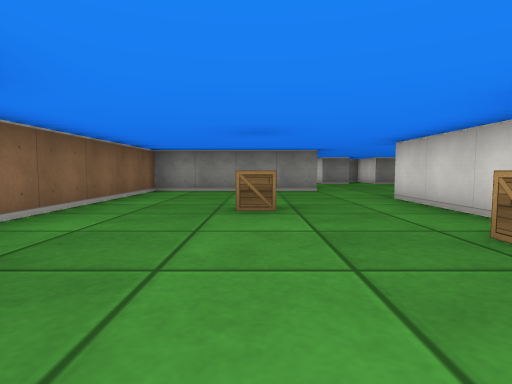
View 1 (above)

16 first-person views from a walk through a cub3D ray-caster map. The camera is about half as high as the walls, tilts 4° down and sees 80° across. The floor is counted in squares. Each view is taken from the middle of a square. On the plan, view 1 faces up. The plan holds only what a view shows up to about 9 squares ahead; the rest is blank.

View 2
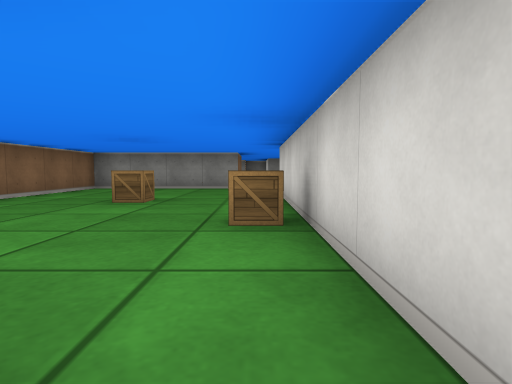

View 3
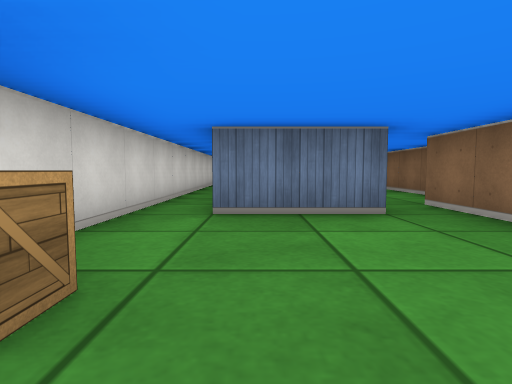

View 4
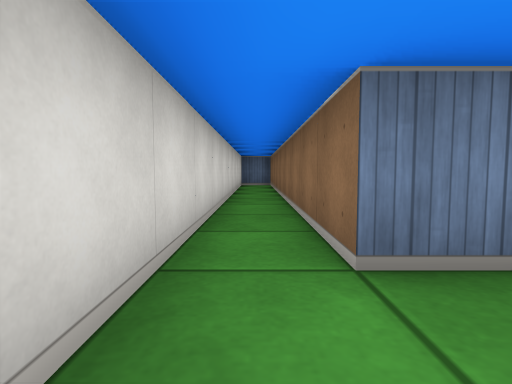

View 5
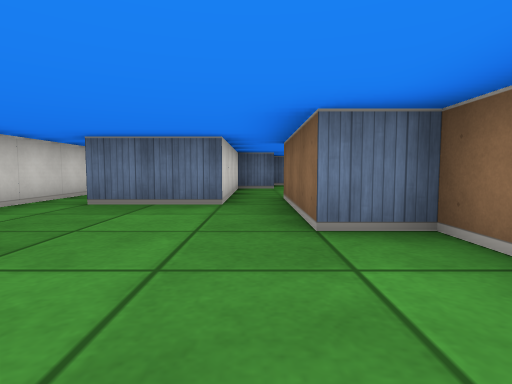

View 6
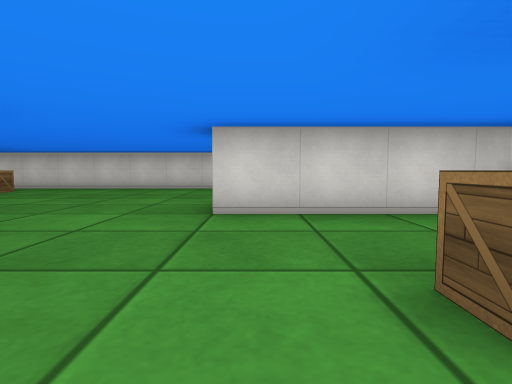

View 7
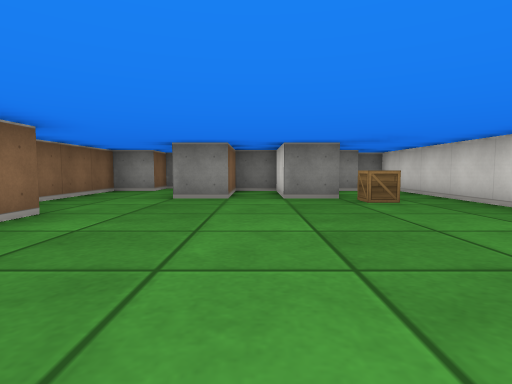

View 8
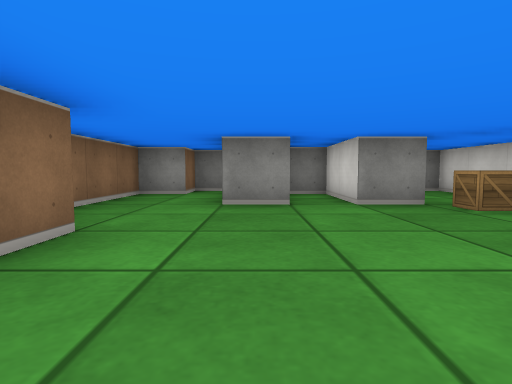

View 9
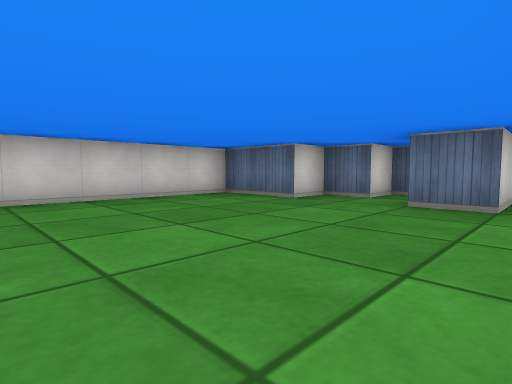

View 10
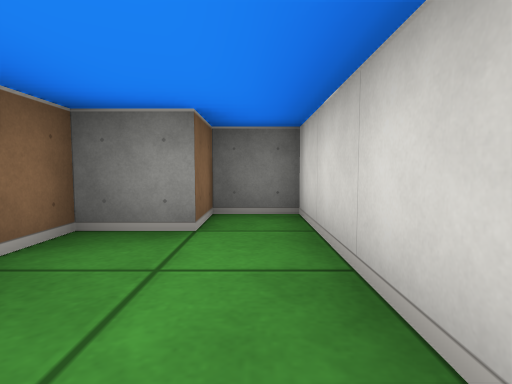

View 11
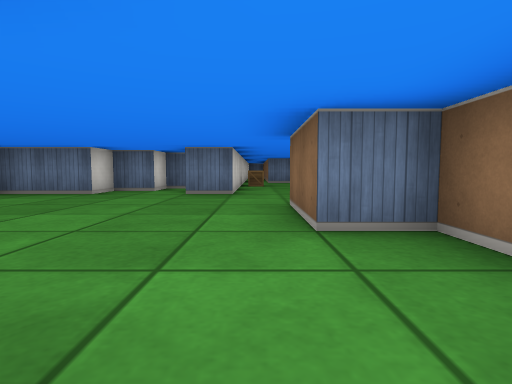

View 12
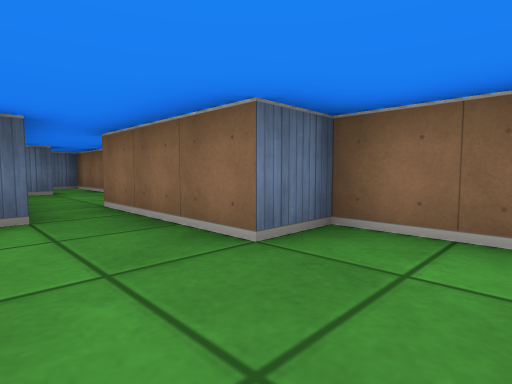

View 13
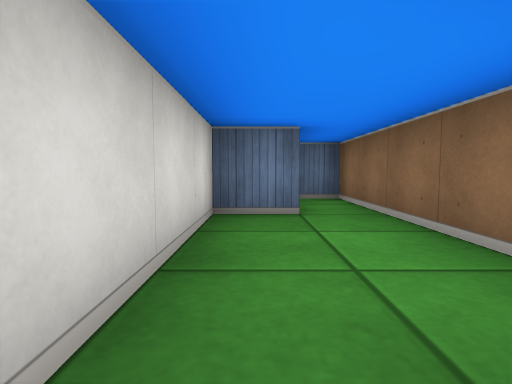

View 14
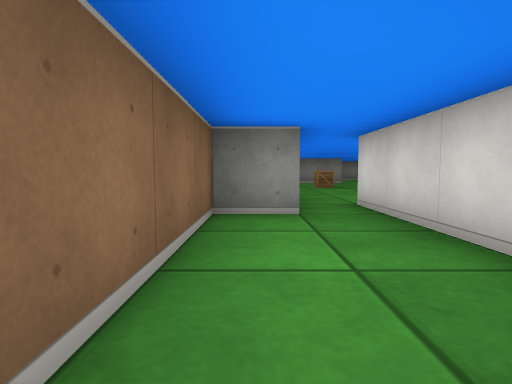

View 15
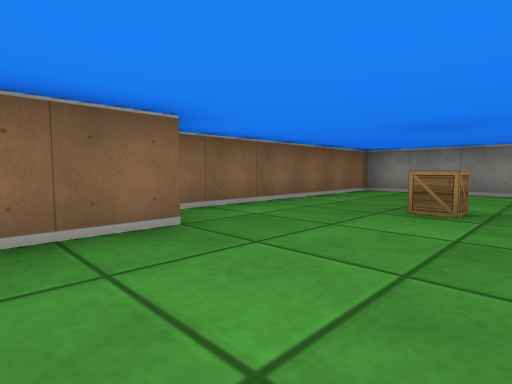

View 16
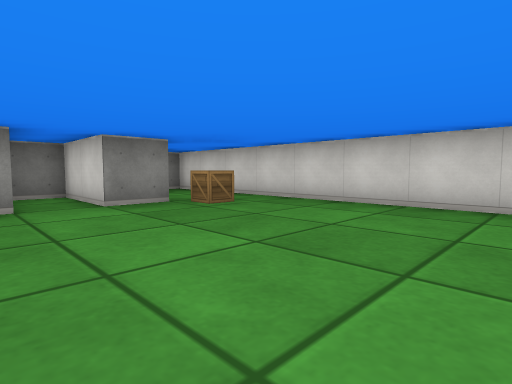

### Floor plan
Points are (right, up) in squares from view 1. A wall is a line through its corners. A room is listed if a view was taken in it or the views show most of it. See-through windows are left out.
Room 1 (views 1, 2, 3, 4, 5, 6, 12, 13, 15)
walls: (-0.5, -1.5) (-0.5, -0.5) (1.5, -0.5) (1.5, -8); (0.5, 7.5) (-2.5, 7.5) (-2.5, 1.5) (-1.5, 1.5) (-1.5, -1.5); (2.5, -7.6) (2.5, 5.5)
ways out: opening at (2, 6.7) to room 2; opening at (-1, -1) to room 3
objects: crate (0, 4); crate (2, 2)
Room 2 (views 7, 8, 9, 10, 11, 16)
walls: (5.5, 11.5) (4.5, 11.5) (4.5, 13.5) (3.5, 13.5) (3.5, 11.5) (2.5, 11.5) (2.5, 14.5) (1.5, 14.5) (1.5, 13.5) (0.5, 13.5) (0.5, 9.5) (1.5, 9.5) (1.5, 7.5) (0.5, 7.5); (2.5, 5.5) (3.5, 5.5); (6.5, 13.5) (6, 13.5); (3.9, 3.5) (4.5, 3.5) (4.5, 4.5) (5.5, 4.5) (5.5, 5.5) (7.5, 5.5) (7.5, 14.5) (6.8, 14.5)
ways out: opening at (2, 6.7) to room 1
objects: crate (6, 11)
Room 3 (view 14)
walls: (-1.6, -4.5) (-0.5, -4.5) (-0.5, -1.5); (-1.5, -1.5) (-2.5, -1.5) (-2.5, -6.5) (-1.8, -6.5)
ways out: opening at (-1, -1) to room 1

Positions as (right, up) in squares from view 1, and headings:
1: (0, 0), facing up
2: (2, -1), facing up
3: (1, 3), facing down
4: (2, 1), facing down
5: (-1, 4), facing down
6: (-1, 5), facing right
7: (4, 6), facing up
8: (3, 7), facing up
9: (2, 10), facing down-right
10: (2, 11), facing up
11: (2, 12), facing down
12: (0, 3), facing down-left
13: (-1, -1), facing down
14: (-2, -5), facing up
15: (1, 0), facing up-left
16: (3, 7), facing up-right
